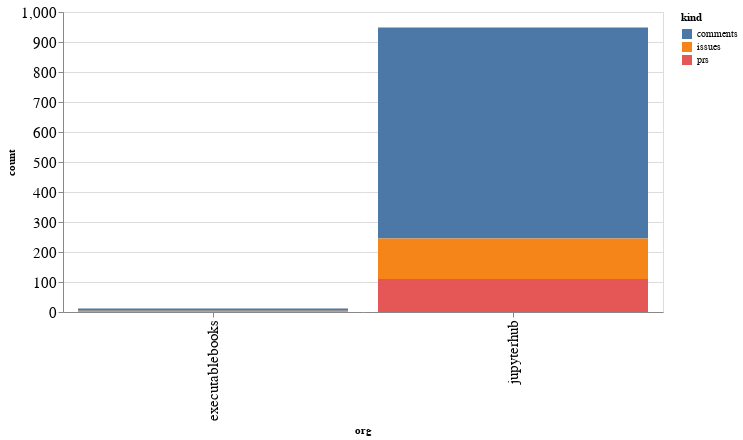

This figure's notebook cell:
### Code cell
alt.Chart(org_summaries, width=600).mark_bar().encode(
    x='org',
    y='count',
    color='kind',
    tooltip="org"
)

### Figure 1 — Vega-Lite specification as saved in the notebook (floating-point values rounded to 4 significant figures)
{"config": {"axisLeft": {"labelFontSize": 15}, "axisBottom": {"labelFontSize": 15}}, "data": {"name": "data-3566a6f3a22b83a2c6cb855a3b258b38"}, "mark": "bar", "encoding": {"color": {"type": "nominal", "field": "kind"}, "tooltip": {"type": "nominal", "field": "org"}, "x": {"type": "nominal", "field": "org"}, "y": {"type": "quantitative", "field": "count"}}, "width": 600, "$schema": "https://vega.github.io/schema/vega-lite/v4.8.1.json", "datasets": {"data-3566a6f3a22b83a2c6cb855a3b258b38": [{"org": "executablebooks", "kind": "comments", "count": 8}, {"org": "executablebooks", "kind": "issues", "count": 2}, {"org": "executablebooks", "kind": "prs", "count": 2}, {"org": "jupyterhub", "kind": "comments", "count": 703}, {"org": "jupyterhub", "kind": "issues", "count": 135}, {"org": "jupyterhub", "kind": "prs", "count": 110}]}}
